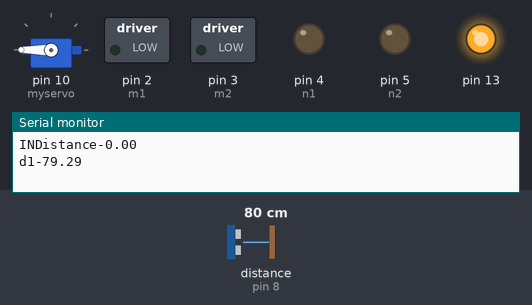
This sketch was run on a simulated Arduino Uno, built with avr-gcc and run on an emulated ATmega328P. Parts: servo, switched loads named in the sketch (green lamp = pin HIGH), output pins drawn as LEDs (lit = HIGH), the last lines printed to the serial monitor. Inputs (shaded band) come from the test bench; at power-on: distance to the obstacle (sensor on pin 8) 80 cm. The echo pulse lasts 58.3 µs per cm; pins used as bus, display or sensor lines are not drawn.

Above: at 6.4 s.
6.5 s: distance to the obstacle (sensor on pin 8) set to 2 cm
At 8.3 s:
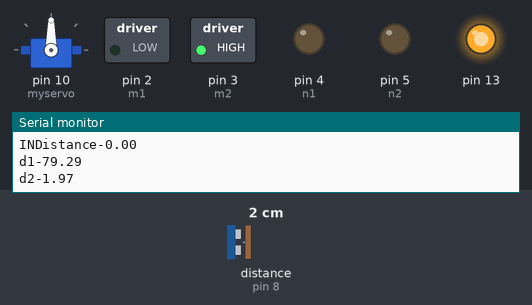
8.9 s: distance to the obstacle (sensor on pin 8) set to 9 cm
At 11.2 s:
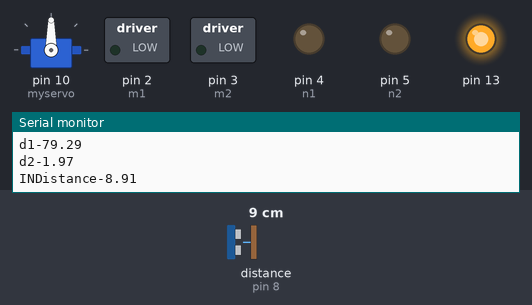
11.9 s: distance to the obstacle (sensor on pin 8) set to 12 cm
14.9 s: distance to the obstacle (sensor on pin 8) set to 4 cm
At 18.6 s:
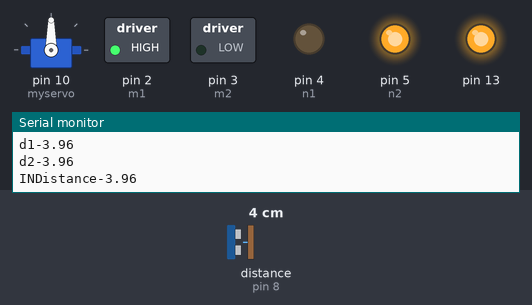
Timing chart, 0 to 18.9 s (numbered marks = the images above; inputs shaded):
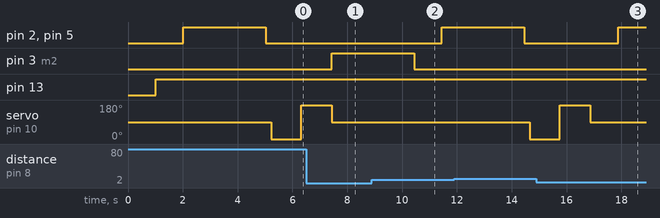

The sketch:

ROBOT.ino
```cpp
int m1=2;
int m2=3;
int n1=4;
int n2=5;
const int trig=9;
const int echo=8;
long duration;
float distance;
float d1;
float d2;
#include <Servo.h>
Servo myservo;
  void setup()
{
    pinMode(m1, OUTPUT);
    pinMode(m2, OUTPUT);
    pinMode(n2, OUTPUT);
    pinMode(n1, OUTPUT);
    pinMode(trig, OUTPUT);
    pinMode(echo, INPUT);
    pinMode(13, OUTPUT);
    Serial.begin(9600);
    myservo.attach(10);
}

void loop()

{ myservo.write(90);
 digitalWrite(trig,LOW);
delayMicroseconds(10000);
digitalWrite(trig,HIGH);
delayMicroseconds(10000);
digitalWrite(trig,LOW);
duration=pulseIn(echo,HIGH);
distance=duration*0.034/2;
  Serial.print("INDistance-");
Serial.println(distance);
  if(distance <= 10)
  {digitalWrite(13, HIGH);
  digitalWrite(2, LOW);
  digitalWrite(3,LOW);
  digitalWrite(5, LOW);
  digitalWrite(6,LOW);
  delay(1000);
  digitalWrite(2, HIGH);
  digitalWrite(3,LOW);
  digitalWrite(5, HIGH);
  digitalWrite(6,LOW);
  delay(3000) ;
  digitalWrite(2, LOW);
  digitalWrite(3,LOW);
  digitalWrite(5, LOW);
  digitalWrite(6,LOW);
  delay(200);
  myservo.write(0);
  delay(1000);
  digitalWrite(trig,LOW);
 delayMicroseconds(1000);
 digitalWrite(trig,HIGH);
 delayMicroseconds(1000);
 digitalWrite(trig,LOW);
 duration=pulseIn(echo,HIGH);
 d1=duration*0.034/2;
   Serial.print("d1-");
Serial.println(d1);
  delay(100);
  myservo.write(180);
  delay(1000);
 digitalWrite(trig,LOW);
 delayMicroseconds(1000);
 digitalWrite(trig,HIGH);
 delayMicroseconds(1000);
 digitalWrite(trig,LOW);
 duration=pulseIn(echo,HIGH);
 d2=duration*0.034/2;
   Serial.print("d2-");
Serial.println(d2);
  delay(100);
  if(d1>d2)
 {myservo.write(90);
  digitalWrite(3,HIGH);
  digitalWrite(2,LOW);
  digitalWrite(5, LOW);
  digitalWrite(6,LOW);
  delay(3000);
   }
  else  if(d2>d1)
 {myservo.write(90);
  digitalWrite(3,LOW);
  digitalWrite(2,LOW);
  digitalWrite(6, HIGH);
  digitalWrite(5,LOW);
  delay(3000);
 }}
  else if(distance>10)
  {digitalWrite(13, LOW);
  digitalWrite(2, LOW);
  digitalWrite(3,HIGH);
  digitalWrite(5, LOW);
  digitalWrite(6,HIGH);
}}
```

Measured:
- after the input at 6.5 s, pin 13: stays HIGH (without the input it goes to LOW after 0.96 s)
- after the input at 14.9 s, pin 2 (m1), pin 5 (n2): LOW → HIGH after 3.0 s; pin 3 (m2): stays LOW (without the input it goes to HIGH after 2.0 s); pin 13: stays HIGH (without the input it goes to LOW after 2.0 s)
